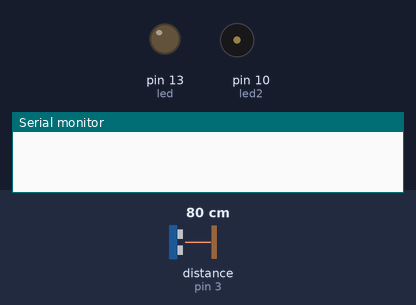
Bench run of a sketch on a simulated Arduino Nano, built with avr-gcc and run on an emulated ATmega328P. Shown: output pins drawn as LEDs (lit = HIGH), buzzer (waves = sounding), the last lines printed to the serial monitor. Wiring (inferred from the names in the program): ultrasonic range finder: trigger pin 2; echo pin 3. The test bench sets the inputs (shaded band); at power-on: distance to the obstacle (sensor on pin 3) 80 cm. The echo pulse lasts 58.3 µs per cm; pins used as bus, display or sensor lines are not drawn.

Above: at 1.2 s.
1.3 s: distance to the obstacle (sensor on pin 3) set to 73 cm
2.8 s: distance to the obstacle (sensor on pin 3) set to 67 cm
At 3.5 s:
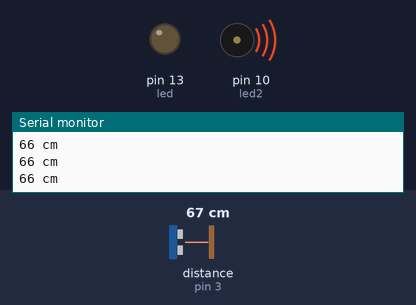
4.3 s: distance to the obstacle (sensor on pin 3) set to 8 cm
At 5.3 s:
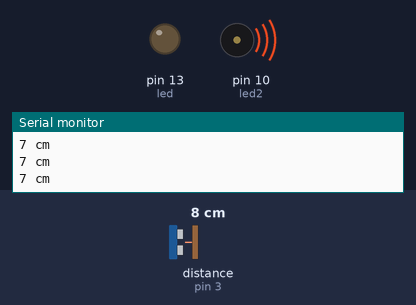
7.3 s: distance to the obstacle (sensor on pin 3) set to 5 cm
At 8.1 s:
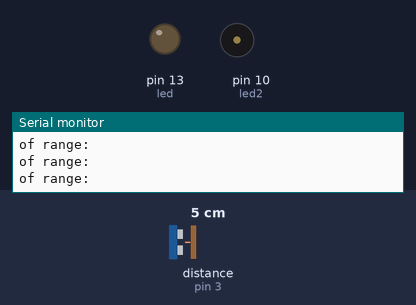
9.2 s: distance to the obstacle (sensor on pin 3) set to 2 cm
At 9.6 s:
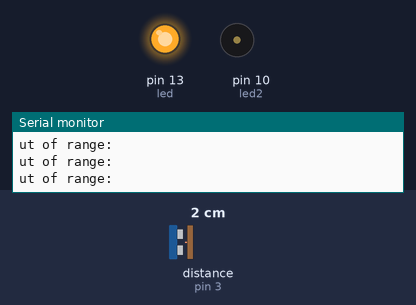
10.7 s: distance to the obstacle (sensor on pin 3) set to 6 cm
At 11.8 s:
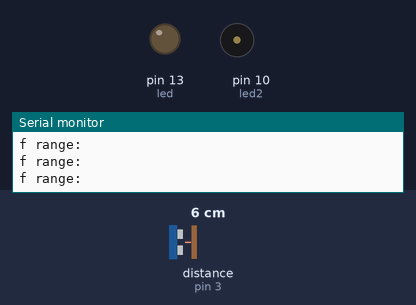
Timing chart, 0 to 13.6 s (numbered marks = the images above; inputs shaded):
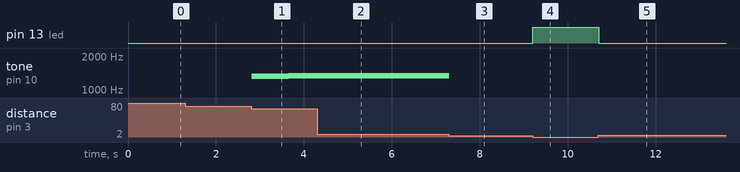

Measured:
- the behaviour switches between 71 and 70 cm on distance to the obstacle (sensor on pin 3) (found by bisection; images 0 and 1)
- the behaviour switches between 7 and 6 cm on distance to the obstacle (sensor on pin 3) (found by bisection; images 2 and 3)
- the behaviour switches between 4 and 5 cm on distance to the obstacle (sensor on pin 3) (found by bisection; images 4 and 5)
- after the input at 1.3 s, every drawn part: stays the same
- after the input at 2.8 s, tone on pin 10 (led2): plays 1320 Hz for 0.08 s, 1321 Hz for 0.08 s, 1322 Hz for 0.07 s, 1323 Hz for 0.08 s, 1324 Hz for 0.07 s, 1325 Hz for 0.08 s … (20 notes in this stretch), starting at once
- after the input at 4.3 s, tone on pin 10 (led2): stops changing and stays 1339 Hz
- after the input at 7.3 s, tone on pin 10 (led2): 1339 Hz → silent at once
- after the input at 9.2 s, pin 13 (led): LOW → HIGH at once
- after the input at 10.7 s, pin 13 (led): HIGH → LOW at once

The sketch:

theremin.ino.ino
```cpp
/* Tutos leidos:
 *  https://store.arduino.cc/usa/arduino-nano
 *  https://create.arduino.cc/projecthub/Arduino_Genuino/getting-started-with-the-arduino-desktop-ide-623be4
 *  https://www.arduino.cc/en/Reference/Tone
 *  https://www.sparkfun.com/products/13959
 *  http://www.instructables.com/id/Simple-Arduino-and-HC-SR04-Example/
 */

#define trigPin 2
#define echoPin 3
#define led LED_BUILTIN
#define led2 10

// the setup function runs once when you press reset or power the board
double seed=0;
double speed = 0.01;

void setup() {
  // initialize digital pin LED_BUILTIN as an output.
  pinMode(LED_BUILTIN, OUTPUT);
  Serial.begin(9600);
  pinMode(trigPin, OUTPUT);
  pinMode(echoPin, INPUT);
  pinMode(led2, OUTPUT);
}

void loop() {
  long duration, distance;
  digitalWrite(trigPin, LOW);  // Added this line
  delayMicroseconds(2); // Added this line
  digitalWrite(trigPin, HIGH);
//  delayMicroseconds(1000); - Removed this line
  delayMicroseconds(10); // Added this line
  digitalWrite(trigPin, LOW);
  duration = pulseIn(echoPin, HIGH);
  distance = (duration/2) / 29.1;
  if (distance < 4) {  // This is where the LED On/Off happens
    digitalWrite(led,HIGH); // When the Red condition is met, the Green LED should turn off
  digitalWrite(led2,LOW);
}
  else {
    digitalWrite(led,LOW);
    digitalWrite(led2,HIGH);
    noTone(10);
  }
  if (distance >= 70 || distance <= 5){
    Serial.println("Out of range: "+ distance);
    noTone(10);
  }
  else {
    Serial.print(distance);
    Serial.println(" cm");
    double freq = (sin(tan(seed/10)/10)+1)*distance*20;
    tone(10,freq);
    seed += speed;
  }
  delay(5);
}
```
